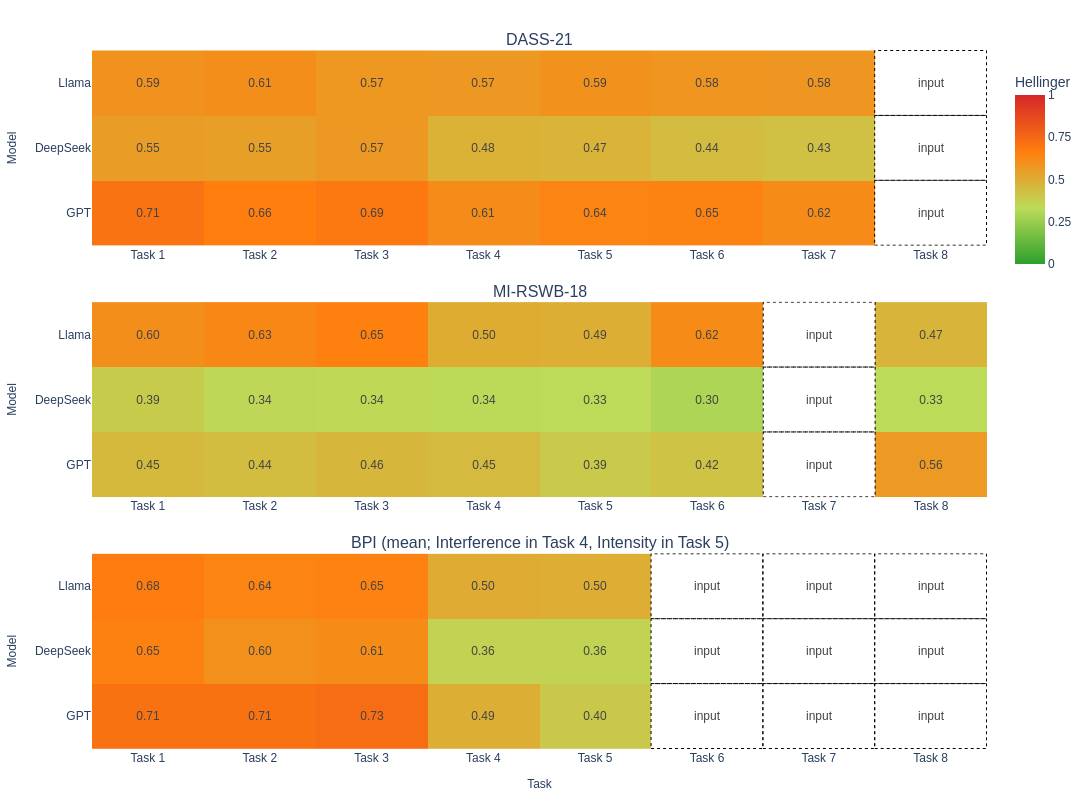

Notebook code for this chart:
### Markdown cell above
### Figure 2

### Code cell
# 15. FIGURE 2 — Hellinger distance heatmap (3 panels: DASS / MI-RSWB / BPI)
# ============================================================================
# ── Helper: Hellinger distance (discrete empirical distributions) ─────────────
def hellinger_discrete(x: pd.Series, y: pd.Series) -> float:
    """
    Hellinger distance between two discrete empirical distributions.
    Suitable for integer-valued summed questionnaire scores.
    Range: [0, 1]
    """
    x = pd.Series(x).dropna()
    y = pd.Series(y).dropna()

    if len(x) == 0 or len(y) == 0:
        return np.nan

    support = np.union1d(np.sort(x.unique()), np.sort(y.unique()))

    p = (
        x.value_counts(normalize=True)
         .reindex(support, fill_value=0.0)
         .to_numpy(dtype=float)
    )
    q = (
        y.value_counts(normalize=True)
         .reindex(support, fill_value=0.0)
         .to_numpy(dtype=float)
    )

    h2 = 0.5 * np.sum((np.sqrt(p) - np.sqrt(q)) ** 2)
    h = np.sqrt(max(h2, 0.0))

    return float(np.clip(h, 0.0, 1.0))


print("\n" + "=" * 70)
print("FIGURE 2 — Hellinger distance heatmap")
print("=" * 70)


# ── Fixed plotting order ──────────────────────────────────────────────────────
models_order = ["GPT", "DeepSeek", "Llama"]
step_order   = [f"Step {i}" for i in range(1, 9)]
task_order   = [f"Task {i}" for i in range(1, 9)]

# Explicit input cells by scale
scales_config = [
    {
        "scale_key": "DASS",
        "title": "DASS-21",
        "col_getter": lambda cfg: cfg["dass"],
        "input_tasks": {"Task 8"},
    },
    {
        "scale_key": "MI-RSWB",
        "title": "MI-RSWB-18",
        "col_getter": lambda cfg: cfg["mirswb"],
        "input_tasks": {"Task 7"},
    },
    {
    "scale_key": "BPI",
    "title":     "BPI (mean; Interference in Task 4, Intensity in Task 5)",
    "col_getter": lambda cfg: cfg["bpi"],   # resolves per-step as above
    "input_tasks": {"Task 6", "Task 7", "Task 8"},
},
]


def step_to_task(step_name: str) -> str:
    return str(step_name).replace("Step", "Task")


def axis_ref(axis: str, row_i: int) -> str:
    return axis if row_i == 1 else f"{axis}{row_i}"


# ── 1. Compute Hellinger values in tidy format ────────────────────────────────
hellinger_results = []

for step_name in step_order:
    if step_name not in STEP_REGISTRY:
        continue

    cfg = STEP_REGISTRY[step_name]
    rp_df = cfg.get("RP", rp)
    task_name = step_to_task(step_name)

    for model in models_order:
        if model not in cfg["dfs"]:
            continue

        sp_df = cfg["dfs"][model]

        for scale_cfg in scales_config:
            scale_key   = scale_cfg["scale_key"]
            col         = scale_cfg["col_getter"](cfg)
            is_input    = task_name in scale_cfg["input_tasks"] or col is None

            if is_input:
                h = np.nan
            elif col not in sp_df.columns or col not in rp_df.columns:
                h = np.nan
            else:
                h = round(hellinger_discrete(rp_df[col], sp_df[col]), 4)

            hellinger_results.append({
                "Step": step_name,
                "Task": task_name,
                "Model": model,
                "Scale": scale_key,
                "Hellinger": h,
                "IsInput": is_input
            })

df_hell = pd.DataFrame(hellinger_results)

df_hell["Model"] = pd.Categorical(
    df_hell["Model"],
    categories=models_order,
    ordered=True
)

df_hell["Step"] = pd.Categorical(
    df_hell["Step"],
    categories=step_order,
    ordered=True
)

# Optional: table for inspection
table_hell = (
    df_hell
    .pivot_table(index=["Step", "Scale"], columns="Model", values="Hellinger", aggfunc="first")
    .round(3)
    .sort_index()
)

print("\nHellinger values table:")
print(table_hell)


# ── 2. Build matrices for each panel ──────────────────────────────────────────
def build_panel_data(df_long: pd.DataFrame, scale_key: str):
    sub = df_long[df_long["Scale"] == scale_key].copy()

    z_df = (
        sub.pivot(index="Model", columns="Task", values="Hellinger")
           .reindex(index=models_order, columns=task_order)
    )

    input_df = (
        sub.pivot(index="Model", columns="Task", values="IsInput")
           .reindex(index=models_order, columns=task_order)
    )

    z = z_df.to_numpy(dtype=float)
    input_mask = input_df.fillna(False).to_numpy(dtype=bool)

    text = []
    z_plot = z.copy()

    for i in range(z.shape[0]):
        row_text = []
        for j in range(z.shape[1]):
            if input_mask[i, j]:
                row_text.append("input")
                z_plot[i, j] = np.nan
            elif np.isnan(z[i, j]):
                row_text.append("")
            else:
                row_text.append(f"{z[i, j]:.2f}")
        text.append(row_text)

    return z_plot.tolist(), text, input_mask


# ── 3. Plotly heatmap ─────────────────────────────────────────────────────────
fig = make_subplots(
    rows=3,
    cols=1,
    subplot_titles=[cfg["title"] for cfg in scales_config],
    vertical_spacing=0.08
)

colorscale = [
    [0.0,  "#2CA02C"],
    [0.33, "#BCDB59"],
    [0.66, "#FF7F0E"],
    [1.0,  "#D62728"]
]

shapes = []

for row_i, scale_cfg in enumerate(scales_config, start=1):
    scale_key = scale_cfg["scale_key"]
    z, text, input_mask = build_panel_data(df_hell, scale_key)

    for i_row in range(len(models_order)):
        for j_col in range(len(task_order)):
            if input_mask[i_row, j_col]:
                shapes.append(
                    dict(
                        type="rect",
                        xref=axis_ref("x", row_i),
                        yref=axis_ref("y", row_i),
                        x0=j_col - 0.5,
                        x1=j_col + 0.5,
                        y0=i_row - 0.5,
                        y1=i_row + 0.5,
                        line=dict(color="black", width=1, dash="dot"),
                        fillcolor="rgba(0,0,0,0)"
                    )
                )

    fig.add_trace(
        go.Heatmap(
            z=z,
            x=task_order,
            y=models_order,
            text=text,
            texttemplate="%{text}",
            textfont=dict(family="Arial", size=12),
            colorscale=colorscale,
            zmin=0,
            zmax=1.00,
            showscale=(row_i == 1),
            hovertemplate=(
                "Model: %{y}<br>"
                "Task: %{x}<br>"
                "Hellinger: %{z:.3f}<extra></extra>"
            ),
            colorbar=dict(
                title="Hellinger",
                x=1.02,
                len=0.3,
                y=0.83,
                tickvals=[0, 0.25, 0.5, 0.75, 1.00],
            ) if row_i == 1 else None,
        ),
        row=row_i,
        col=1,
    )

fig.update_layout(
    height=800,
    width=1100,
    margin=dict(l=80, r=80, t=50, b=50),
    plot_bgcolor="white",
    shapes=shapes,
    font=dict(family="Arial", size=12),          
    title_font=dict(family="Arial", size=13),    
)

fig.update_xaxes(
    title_text="Task",
    title_font=dict(family="Arial", size=12),
    tickfont=dict(family="Arial", size=12),
    row=3, col=1,
)

for r in [1, 2, 3]:
    fig.update_yaxes(
        title_text="Model",
        title_font=dict(family="Arial", size=12),
        tickfont=dict(family="Arial", size=12),
        row=r, col=1,
    )

fig.show()
fig.write_image("output/Figure_2.png", scale=2)
print("✓ Saved: output/Figure_2.png")

### Figure 1 — Plotly figure (JSON) as saved in the notebook; plotly's stock layout.template omitted (floating-point values rounded to 4 significant figures)
{"data": [{"colorbar": {"len": 0.3, "tickvals": [0, 0.25, 0.5, 0.75, 1], "title": {"text": "Hellinger"}, "x": 1.02, "y": 0.83}, "colorscale": [[0, "#2CA02C"], [0.33, "#BCDB59"], [0.66, "#FF7F0E"], [1, "#D62728"]], "hovertemplate": "Model: %{y}<br>Task: %{x}<br>Hellinger: %{z:.3f}<extra></extra>", "showscale": true, "text": [["0.71", "0.66", "0.69", "0.61", "0.64", "0.65", "0.62", "input"], ["0.55", "0.55", "0.57", "0.48", "0.47", "0.44", "0.43", "input"], ["0.59", "0.61", "0.57", "0.57", "0.59", "0.58", "0.58", "input"]], "textfont": {"family": "Arial", "size": 12}, "texttemplate": "%{text}", "type": "heatmap", "x": ["Task 1", "Task 2", "Task 3", "Task 4", "Task 5", "Task 6", "Task 7", "Task 8"], "xaxis": "x", "y": ["GPT", "DeepSeek", "Llama"], "yaxis": "y", "z": [[0.7066, 0.6625, 0.6867, 0.613, 0.6406, 0.6462, 0.6172, null], [0.5518, 0.5456, 0.5699, 0.4821, 0.471, 0.4424, 0.4283, null], [0.5901, 0.6052, 0.5744, 0.5711, 0.5933, 0.5819, 0.5786, null]], "zmax": 1, "zmin": 0}, {"colorscale": [[0, "#2CA02C"], [0.33, "#BCDB59"], [0.66, "#FF7F0E"], [1, "#D62728"]], "hovertemplate": "Model: %{y}<br>Task: %{x}<br>Hellinger: %{z:.3f}<extra></extra>", "showscale": false, "text": [["0.45", "0.44", "0.46", "0.45", "0.39", "0.42", "input", "0.56"], ["0.39", "0.34", "0.34", "0.34", "0.33", "0.30", "input", "0.33"], ["0.60", "0.63", "0.65", "0.50", "0.49", "0.62", "input", "0.47"]], "textfont": {"family": "Arial", "size": 12}, "texttemplate": "%{text}", "type": "heatmap", "x": ["Task 1", "Task 2", "Task 3", "Task 4", "Task 5", "Task 6", "Task 7", "Task 8"], "xaxis": "x2", "y": ["GPT", "DeepSeek", "Llama"], "yaxis": "y2", "z": [[0.4537, 0.4392, 0.4597, 0.45, 0.3929, 0.4163, null, 0.5642], [0.386, 0.3445, 0.3425, 0.3359, 0.334, 0.2987, null, 0.329], [0.6046, 0.6313, 0.6527, 0.5001, 0.4923, 0.6168, null, 0.4656]], "zmax": 1, "zmin": 0}, {"colorscale": [[0, "#2CA02C"], [0.33, "#BCDB59"], [0.66, "#FF7F0E"], [1, "#D62728"]], "hovertemplate": "Model: %{y}<br>Task: %{x}<br>Hellinger: %{z:.3f}<extra></extra>", "showscale": false, "text": [["0.71", "0.71", "0.73", "0.49", "0.40", "input", "input", "input"], ["0.65", "0.60", "0.61", "0.36", "0.36", "input", "input", "input"], ["0.68", "0.64", "0.65", "0.50", "0.50", "input", "input", "input"]], "textfont": {"family": "Arial", "size": 12}, "texttemplate": "%{text}", "type": "heatmap", "x": ["Task 1", "Task 2", "Task 3", "Task 4", "Task 5", "Task 6", "Task 7", "Task 8"], "xaxis": "x3", "y": ["GPT", "DeepSeek", "Llama"], "yaxis": "y3", "z": [[0.7097, 0.7109, 0.7289, 0.493, 0.3966, null, null, null], [0.6515, 0.5987, 0.6149, 0.3621, 0.3617, null, null, null], [0.6766, 0.6421, 0.6488, 0.5014, 0.4954, null, null, null]], "zmax": 1, "zmin": 0}], "layout": {"annotations": [{"font": {"size": 16}, "showarrow": false, "text": "DASS-21", "x": 0.5, "xanchor": "center", "xref": "paper", "y": 1, "yanchor": "bottom", "yref": "paper"}, {"font": {"size": 16}, "showarrow": false, "text": "MI-RSWB-18", "x": 0.5, "xanchor": "center", "xref": "paper", "y": 0.64, "yanchor": "bottom", "yref": "paper"}, {"font": {"size": 16}, "showarrow": false, "text": "BPI (mean; Interference in Task 4, Intensity in Task 5)", "x": 0.5, "xanchor": "center", "xref": "paper", "y": 0.28, "yanchor": "bottom", "yref": "paper"}], "font": {"family": "Arial", "size": 12}, "height": 800, "margin": {"b": 50, "l": 80, "r": 80, "t": 50}, "plot_bgcolor": "white", "shapes": [{"fillcolor": "rgba(0,0,0,0)", "line": {"color": "black", "dash": "dot", "width": 1}, "type": "rect", "x0": 6.5, "x1": 7.5, "xref": "x", "y0": -0.5, "y1": 0.5, "yref": "y"}, {"fillcolor": "rgba(0,0,0,0)", "line": {"color": "black", "dash": "dot", "width": 1}, "type": "rect", "x0": 6.5, "x1": 7.5, "xref": "x", "y0": 0.5, "y1": 1.5, "yref": "y"}, {"fillcolor": "rgba(0,0,0,0)", "line": {"color": "black", "dash": "dot", "width": 1}, "type": "rect", "x0": 6.5, "x1": 7.5, "xref": "x", "y0": 1.5, "y1": 2.5, "yref": "y"}, {"fillcolor": "rgba(0,0,0,0)", "line": {"color": "black", "dash": "dot", "width": 1}, "type": "rect", "x0": 5.5, "x1": 6.5, "xref": "x2", "y0": -0.5, "y1": 0.5, "yref": "y2"}, {"fillcolor": "rgba(0,0,0,0)", "line": {"color": "black", "dash": "dot", "width": 1}, "type": "rect", "x0": 5.5, "x1": 6.5, "xref": "x2", "y0": 0.5, "y1": 1.5, "yref": "y2"}, {"fillcolor": "rgba(0,0,0,0)", "line": {"color": "black", "dash": "dot", "width": 1}, "type": "rect", "x0": 5.5, "x1": 6.5, "xref": "x2", "y0": 1.5, "y1": 2.5, "yref": "y2"}, {"fillcolor": "rgba(0,0,0,0)", "line": {"color": "black", "dash": "dot", "width": 1}, "type": "rect", "x0": 4.5, "x1": 5.5, "xref": "x3", "y0": -0.5, "y1": 0.5, "yref": "y3"}, {"fillcolor": "rgba(0,0,0,0)", "line": {"color": "black", "dash": "dot", "width": 1}, "type": "rect", "x0": 5.5, "x1": 6.5, "xref": "x3", "y0": -0.5, "y1": 0.5, "yref": "y3"}, {"fillcolor": "rgba(0,0,0,0)", "line": {"color": "black", "dash": "dot", "width": 1}, "type": "rect", "x0": 6.5, "x1": 7.5, "xref": "x3", "y0": -0.5, "y1": 0.5, "yref": "y3"}, {"fillcolor": "rgba(0,0,0,0)", "line": {"color": "black", "dash": "dot", "width": 1}, "type": "rect", "x0": 4.5, "x1": 5.5, "xref": "x3", "y0": 0.5, "y1": 1.5, "yref": "y3"}, {"fillcolor": "rgba(0,0,0,0)", "line": {"color": "black", "dash": "dot", "width": 1}, "type": "rect", "x0": 5.5, "x1": 6.5, "xref": "x3", "y0": 0.5, "y1": 1.5, "yref": "y3"}, {"fillcolor": "rgba(0,0,0,0)", "line": {"color": "black", "dash": "dot", "width": 1}, "type": "rect", "x0": 6.5, "x1": 7.5, "xref": "x3", "y0": 0.5, "y1": 1.5, "yref": "y3"}, {"fillcolor": "rgba(0,0,0,0)", "line": {"color": "black", "dash": "dot", "width": 1}, "type": "rect", "x0": 4.5, "x1": 5.5, "xref": "x3", "y0": 1.5, "y1": 2.5, "yref": "y3"}, {"fillcolor": "rgba(0,0,0,0)", "line": {"color": "black", "dash": "dot", "width": 1}, "type": "rect", "x0": 5.5, "x1": 6.5, "xref": "x3", "y0": 1.5, "y1": 2.5, "yref": "y3"}, {"fillcolor": "rgba(0,0,0,0)", "line": {"color": "black", "dash": "dot", "width": 1}, "type": "rect", "x0": 6.5, "x1": 7.5, "xref": "x3", "y0": 1.5, "y1": 2.5, "yref": "y3"}], "title": {"font": {"family": "Arial", "size": 13}}, "width": 1100, "xaxis": {"anchor": "y", "domain": [0, 1]}, "xaxis2": {"anchor": "y2", "domain": [0, 1]}, "xaxis3": {"anchor": "y3", "domain": [0, 1], "tickfont": {"family": "Arial", "size": 12}, "title": {"font": {"family": "Arial", "size": 12}, "text": "Task"}}, "yaxis": {"anchor": "x", "domain": [0.72, 1], "tickfont": {"family": "Arial", "size": 12}, "title": {"font": {"family": "Arial", "size": 12}, "text": "Model"}}, "yaxis2": {"anchor": "x2", "domain": [0.36, 0.64], "tickfont": {"family": "Arial", "size": 12}, "title": {"font": {"family": "Arial", "size": 12}, "text": "Model"}}, "yaxis3": {"anchor": "x3", "domain": [0, 0.28], "tickfont": {"family": "Arial", "size": 12}, "title": {"font": {"family": "Arial", "size": 12}, "text": "Model"}}}}
